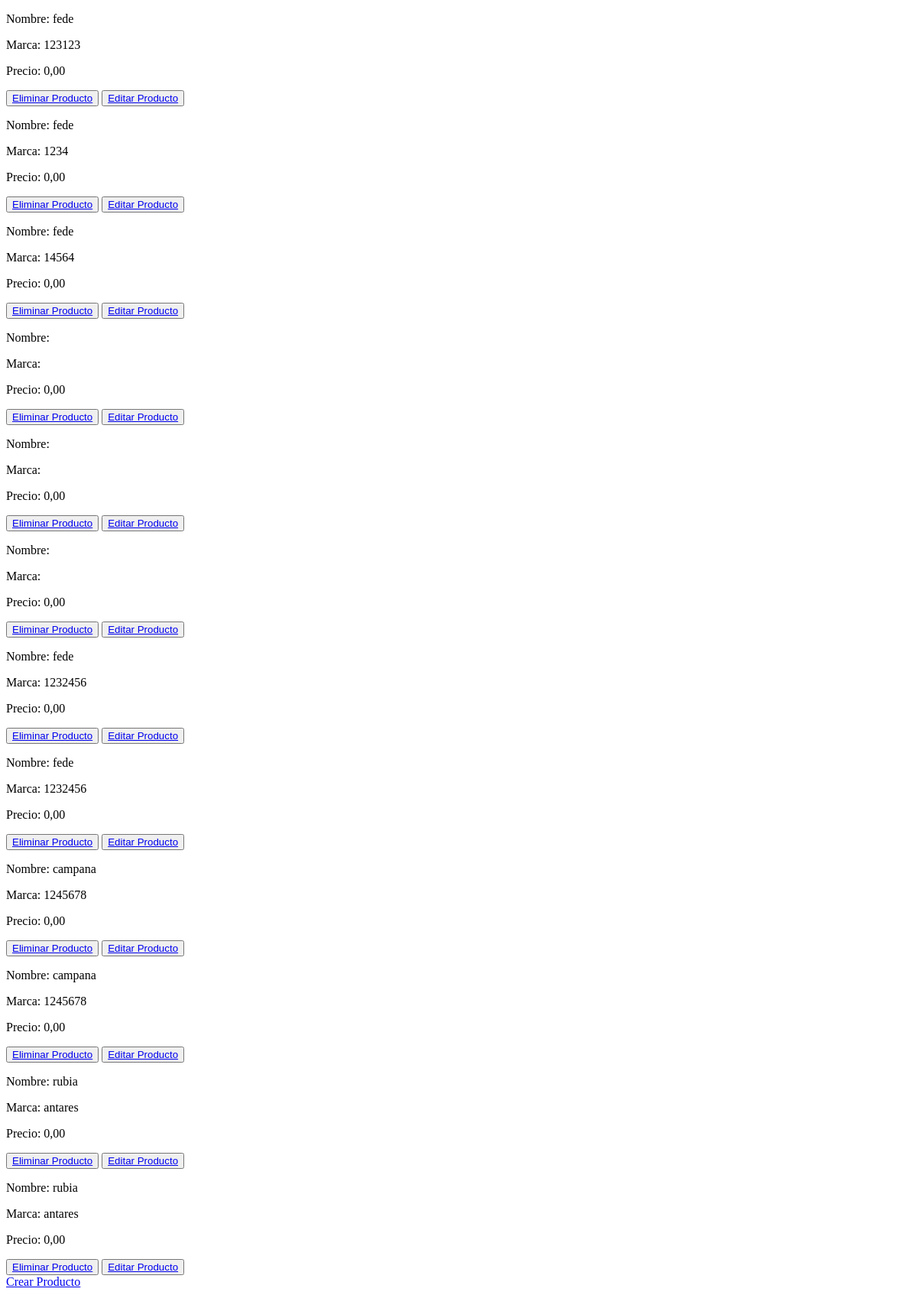
Page /AppCoder/leerProducto/ on the earlier database version.
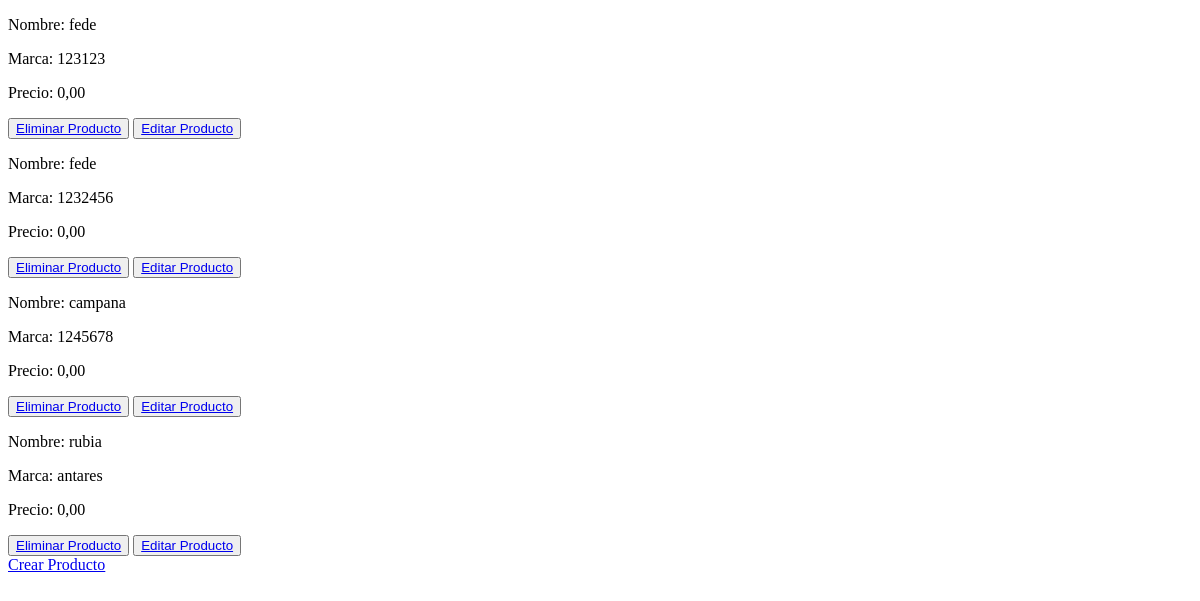
Same page on the later database version.
### AppCoder/models.py (models this page shows, shortened)
class Producto(models.Model):
    nombre = models.CharField(max_length=60)
    marca = models.CharField(max_length=60, default="Sin marca")
    precio = models.DecimalField(max_digits=10, decimal_places=2, default=0.0)

### AppCoder/views.py (the view)
# urls.py: path("leerProducto/", leerProducto, name="ProdcutoLeer"),
def leerProducto(request):
    producto = Producto.objects.all()
    contexto ={"product": producto}
    return render(request, "AppCoder/leerProducto.html", contexto)

### AppCoder/templates/AppCoder/leerProducto.html (shortened to what this page needs)
<!DOCTYPE html>
<html lang="en">
<head>
</head>
<body>
    {% for producto in product %}
    <p>Nombre: {{producto.nombre}}</p>
    <p>Marca: {{producto.marca}}</p>
    <p>Precio: {{producto.precio}}</p>
    <button>
        <a href="{% url 'EliminarProducto' producto.nombre %}"> Eliminar Producto </a>
    </button>
    <button>
    <a href="{% url 'EditarProducto' producto.nombre %}"> Editar Producto </a>
    </button>
    {% endfor %}
    <br>
    <a href="{% url 'ProductoCrear'%}"> Crear Producto </a>
</body>
</html>

Differences in the rows shown:
removed Producto: nombre "fede", marca "1234", precio "0,00"
removed Producto: nombre "fede", marca "14564", precio "0,00"
removed Producto: precio "0,00"
removed Producto: precio "0,00"
removed Producto: precio "0,00"
removed Producto: nombre "fede", marca "1232456", precio "0,00"
removed Producto: nombre "campana", marca "1245678", precio "0,00"
removed Producto: nombre "rubia", marca "antares", precio "0,00"
